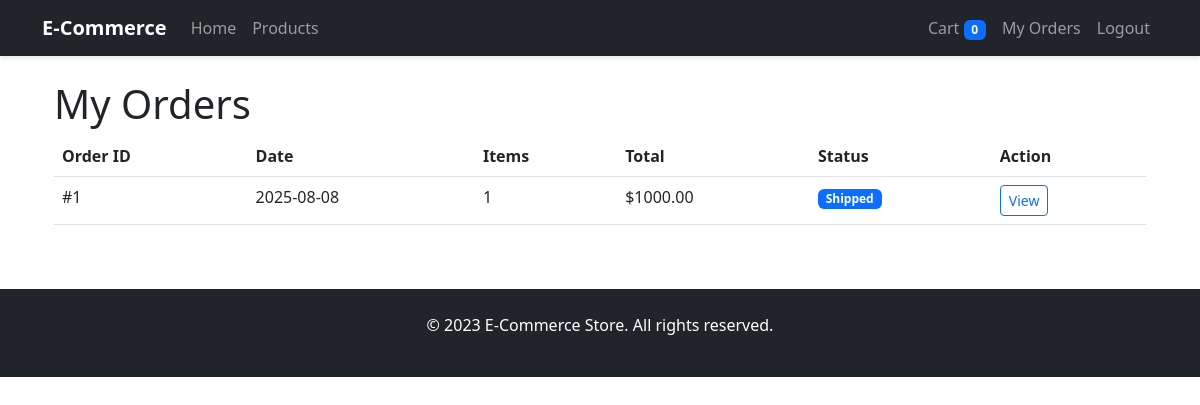
Page /orders (signed in) on the committed database.
### models.py (models this page shows)
class Order(db.Model):
    __tablename__ = 'orders'
    id = db.Column(db.Integer, primary_key=True)
    user_id = db.Column(db.Integer, db.ForeignKey('users.id'), nullable=False)
    total_amount = db.Column(db.Float, nullable=False)
    status = db.Column(db.String(20), default='pending')
    shipping_address = db.Column(db.Text, nullable=False)
    payment_method = db.Column(db.String(50), nullable=False)
    created_at = db.Column(db.DateTime, server_default=db.func.now())
    items = db.relationship('OrderItem', backref='order', lazy=True)

### orders.py (the view)
@bp.route('/orders')
@login_required
def user_orders():
    if current_user.role == 'admin':
        return redirect(url_for('orders.admin_orders'))
    orders = Order.query.filter_by(user_id=current_user.id).order_by(Order.created_at.desc()).all()
    return render_template('orders.html', orders=orders)

### app.py (called while the page is built)
@login_manager.user_loader
def load_user(user_id):
    return User.query.get(int(user_id))

### templates/orders.html (shortened to what this page needs)
{% extends "base.html" %}
{% block content %}
<div class="container mt-4">
    <h1>My Orders</h1>
    {% if orders %}
    <div class="table-responsive">
        <table class="table">
            <thead>
                <tr>
                    <th>Order ID</th>
                    <th>Date</th>
                    <th>Items</th>
                    <th>Total</th>
                    <th>Status</th>
                    <th>Action</th>
                </tr>
            </thead>
            <tbody>
                {% for order in orders %}
                <tr>
                    <td>#{{ order.id }}</td>
                    <td>{{ order.created_at.strftime('%Y-%m-%d') }}</td>
                    <td>{{ order.items|length }}</td>
                    <td>${{ "%.2f"|format(order.total_amount) }}</td>
                    <td>
                        <span class="badge bg-{{ {
                            'pending': 'warning',
                            'processing': 'info',
                            'shipped': 'primary',
                            'delivered': 'success',
                            'cancelled': 'danger'
                        }[order.status] }}">
                            {{ order.status|title }}
                        </span>
                    </td>
                    <td>
                        <a href="{{ url_for('orders.order_confirmation', order_id=order.id) }}"
                            class="btn btn-sm btn-outline-primary">View</a>
                    </td>
                </tr>
                {% endfor %}
            </tbody>
        </table>
    </div>
    {% else %}
    <div class="alert alert-info">
        You haven't placed any orders yet. <a href="{{ url_for('products.product_list') }}">Start shopping</a>.
    </div>
    {% endif %}
</div>
{% endblock %}

### static/css/style.css (style rules this page uses)
body { font-family: 'Segoe UI', Tahoma, Geneva, Verdana, sans-serif; line-height: 1.6; color: #333; background-color: #f8f9fa; }
a { text-decoration: none; color: #0d6efd; }
.table { background-color: white; }
.table th { border-top: none; }
.badge { font-weight: 500; }

### rows in the picture
Order: id "1", created_at "2025-08-08", items|length "1", total_amount "1000.00", status "Shipped"

### other values in the picture
{{ current_user.cart_items|length if current_user.cart_items else 0 }} "0"
